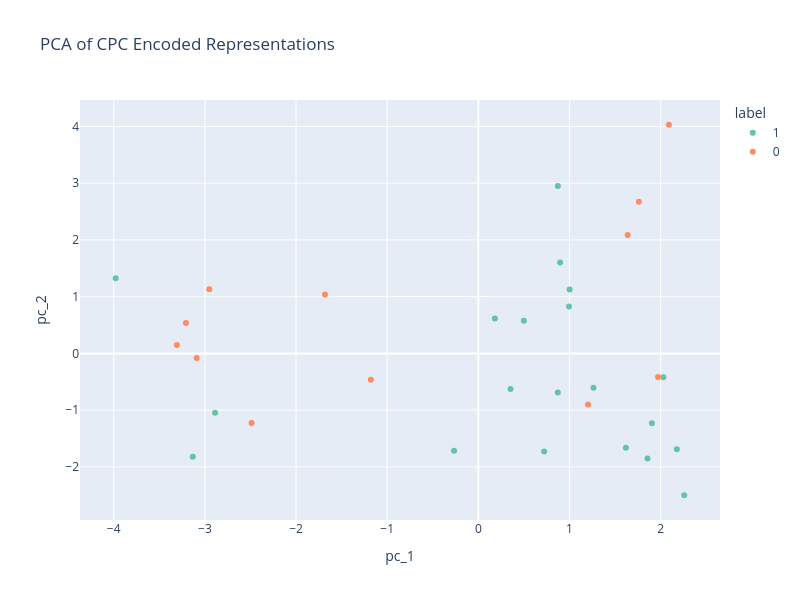

The cell this chart's notebook holds for it:
### Code cell
px.scatter(
    df_encoded_pca,
    x="pc_1",
    y="pc_2",
    color="label",
    title="PCA of CPC Encoded Representations",
    width=800,
    height=600,
    color_discrete_sequence=px.colors.qualitative.Set2,
)

### Figure 1 — Plotly figure (JSON) as saved in the notebook; plotly's stock layout.template omitted (floating-point values rounded to 4 significant figures)
{"data": [{"hovertemplate": "label=1<br>pc_1=%{x}<br>pc_2=%{y}<extra></extra>", "legendgroup": "1", "marker": {"color": "rgb(102,194,165)", "symbol": "circle"}, "mode": "markers", "name": "1", "orientation": "v", "showlegend": true, "type": "scatter", "x": [1.263, 0.8721, 0.8972, -0.2662, 2.03, 0.1824, 2.178, 2.259, -2.888, 0.8718, 1.619, 0.7218, 1.001, 0.9948, 1.905, 1.856, -3.978, -3.133, 0.4994, 0.3528], "xaxis": "x", "y": [-0.6045, 2.953, 1.604, -1.715, -0.4201, 0.6157, -1.688, -2.501, -1.047, -0.6875, -1.661, -1.73, 1.128, 0.8275, -1.231, -1.852, 1.323, -1.821, 0.5772, -0.6292], "yaxis": "y"}, {"hovertemplate": "label=0<br>pc_1=%{x}<br>pc_2=%{y}<extra></extra>", "legendgroup": "0", "marker": {"color": "rgb(252,141,98)", "symbol": "circle"}, "mode": "markers", "name": "0", "orientation": "v", "showlegend": true, "type": "scatter", "x": [-3.09, 2.091, -2.487, 1.972, 1.204, -3.307, -3.208, 1.761, -2.951, -1.18, -1.682, 1.639], "xaxis": "x", "y": [-0.07986, 4.031, -1.225, -0.4146, -0.9009, 0.1502, 0.5355, 2.672, 1.129, -0.4628, 1.039, 2.087], "yaxis": "y"}], "layout": {"height": 600, "legend": {"title": {"text": "label"}, "tracegroupgap": 0}, "title": {"text": "PCA of CPC Encoded Representations"}, "width": 800, "xaxis": {"anchor": "y", "domain": [0, 1], "title": {"text": "pc_1"}}, "yaxis": {"anchor": "x", "domain": [0, 1], "title": {"text": "pc_2"}}}}
